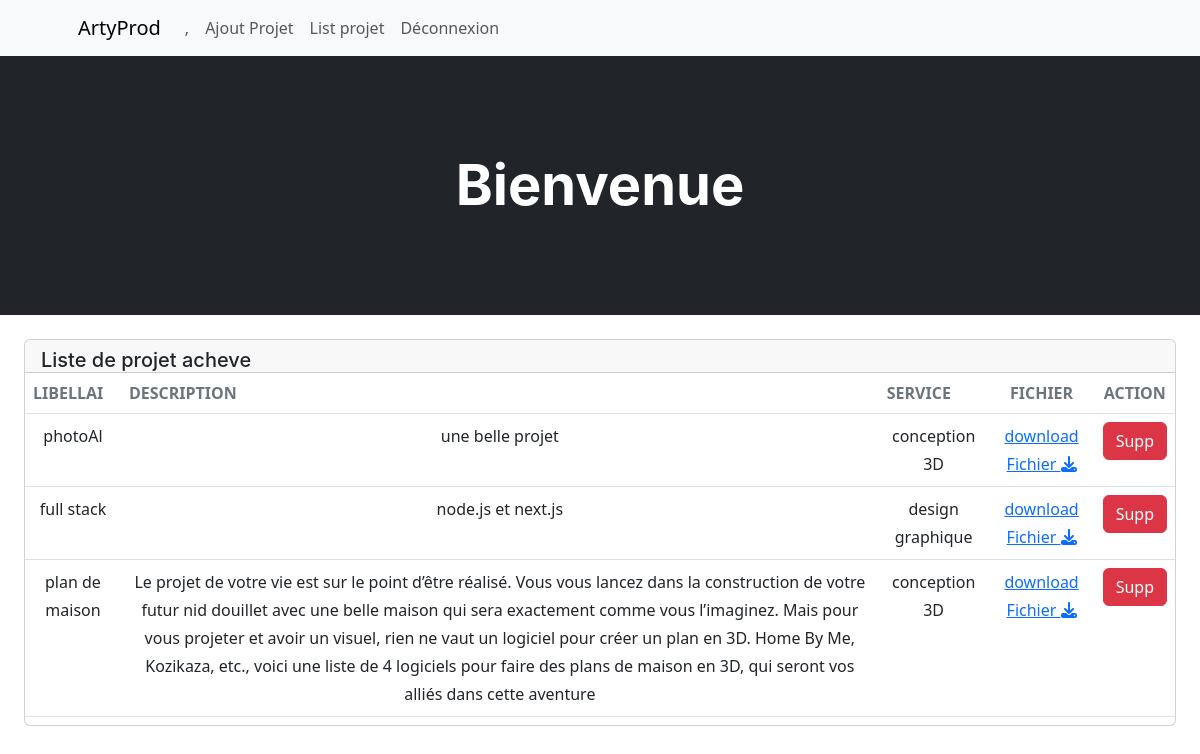
The app's page /artyProd/acheve/1 with its own data.
### artyProd/models.py (models this page shows, shortened)
class Projett(models.Model):
    libellai=models.CharField(max_length=100)
    description=models.TextField()
    date_debut=models.DateTimeField(default=datetime.now(), blank=True)
    date_fin= models.DateField(null=True,blank=True)
    acheve=models.CharField(max_length=1)
    fichier=models.FileField(upload_to='photos')
    Service=models.ForeignKey('Service',on_delete=models.CASCADE,null=True)
    Equipe=models.CharField(max_length=25)
    pdf=models.FileField(upload_to='fichier')

class Service(models.Model):
    type=models.CharField(max_length=100)
    decription=models.TextField()
    def __str__(self):
        return self.type

### artyProd/views.py (the view)
# urls.py: path('acheve/<int:id>',views.achevee, name = 'List'),
def achevee(request,id):
    personne=Projett.objects.filter(Equipe=id)
    return render(request,'artyProd/listprojet.html',{'personne':personne,'titel':'o'})

### artyProd/templates/artyProd/listprojet.html (shortened to what this page needs)
{% extends "artyProd/base.html" %}
{% block content %}
<br>
    <div class="col-12">
        <div class="card mb-4 mx-4">
            <div class="card-header pb-0">
                <div class="d-flex flex-row justify-content-between">
                    <div>
                        <h5 class="mb-0">Liste de projet acheve</h5>
                    </div>
                </div>
            </div>
            <div class="card-body px-0 pt-0 pb-2">
                <div class="table-responsive p-0">
                    <table class="table align-items-center mb-0">
                        <thead>
                            <tr>
                                <th class="text-uppercase text-secondary text-xxs font-weight-bolder opacity-7">
                                    Libellai
                                </th>
                                <th class="text-uppercase text-secondary text-xxs font-weight-bolder opacity-7">
                                    description
                                </th>
                                <th class="text-uppercase text-secondary text-xxs font-weight-bolder opacity-7 ps-2">
                                    Service
                                </th>
                                <th class="text-center text-uppercase text-secondary text-xxs font-weight-bolder opacity-7">
                                    fichier
                                </th>
                                <th class="text-center text-uppercase text-secondary text-xxs font-weight-bolder opacity-7">
                                    Action
                                </th>
                            </tr>
                        </thead>
                        <tbody>
                        {% for i in personne %}
                        {% if i.acheve == titel %}
                            <tr>
                                <td class="text-center">
                                    <p class="text-xs font-weight-bold mb-0">{{i.libellai}}</p>
                                </td>
                                <td class="text-center">
                                    <p class="text-xs font-weight-bold mb-0">{{i.description}}</p>
                                </td>
                                <td class="text-center">
                                    <p class="text-xs font-weight-bold mb-0">{{i.Service}}</p>
                                </td>
                                <td class="text-center">
                                    <p class="text-xs font-weight-bold mb-0"><a href="{{i.fichier.url}}" download>download Fichier <i class="fa-solid fa-download"></i></a></p>
                                </td>
                                <td class="text-center">
                                    <a class="btn btn-danger" data-bs-toggle="tooltip" data-bs-original-title="Modifier Projet" type="button" href="/artyProd/deleteProjet/{{i.id}}">Supp</a>
                                </td>
                            </tr>
                        {% endif %}
                        {% endfor %}
                        </tbody>
                    </table>
                </div>
            </div>
        </div>
    </div>
{% endblock %}

### records on screen
Projett: libellai "photoAl", description "une belle projet", Service "conception 3D"
Projett: libellai "full stack", description "node.js et next.js", Service "design graphique"
Projett: libellai "plan de maison", description "Le projet de votre vie est sur le point d’être réalisé. Vous vous lancez dans la construction de votre futur nid douillet avec une belle maison qui sera exactement comme vous l’imaginez. Mais pour vous projeter et avoir un visuel, rien ne vaut un logiciel pour créer un plan en 3D. Home By Me, Kozikaza, etc., voici une liste de 4 logiciels pour faire des plans de maison en 3D, qui seront vos alliés dans cette aventure", Service "conception 3D"
